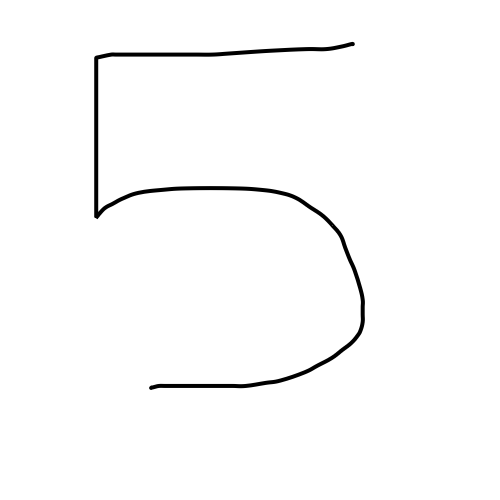
#> input picture backend/png/drawing.png, 1000 x 1000 px (shown at 1/2 size)
$ python convert.py
#> lines starting #> are read from the running program, lines starting #| are printed output that depends on the picture
from PIL import Image, ImageOps
import os

# ==========================================
# Paths
# ==========================================

BASE_DIR = os.path.dirname(__file__)

INPUT_IMAGE = os.path.join(
    BASE_DIR,
    "png",
    "drawing.png"
)

OUTPUT_HEX = os.path.join(
    BASE_DIR,
    "..",
    "ai-models",
    "output.hex"
)

OUTPUT_PREVIEW = os.path.join(
    BASE_DIR,
    "..",
    "ai-models",
    "processed.png"
)

# ==========================================
# Verify image exists
# ==========================================

if not os.path.exists(INPUT_IMAGE):
    raise FileNotFoundError(
        f"Input image not found:\n{INPUT_IMAGE}"
    )

# ==========================================
# Load image
# ==========================================

img = Image.open(INPUT_IMAGE).convert("L")

# ==========================================
# Convert black strokes to white
# MNIST expects white digit on black background
# ==========================================

img = ImageOps.invert(img)
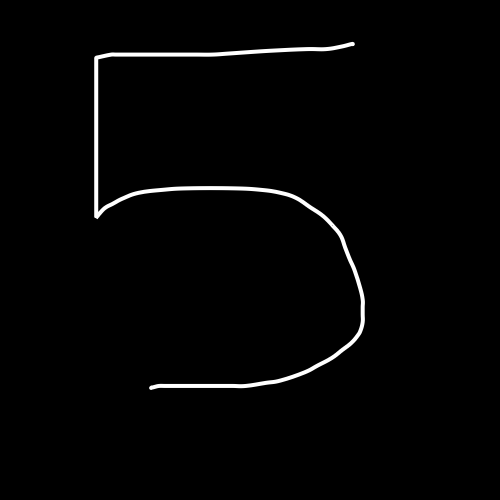
#> img: PIL image 1000x1000 L (shown at 1/2 size); min 0, max 255, mean 4.1

# ==========================================
# Find bounding box of drawing
# ==========================================

bbox = img.getbbox()
#> bbox = (188, 83, 730, 780)

if bbox is not None:
    img = img.crop(bbox)
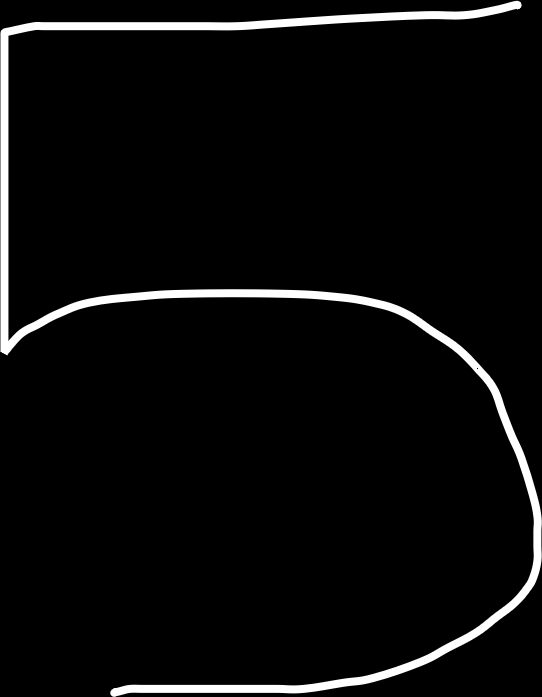
#> img: PIL image 542x697 L; min 0, max 255, mean 10.9

# ==========================================
# Resize while preserving aspect ratio
# Fit inside 20x20 region
# ==========================================

img.thumbnail((20, 20))
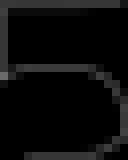
#> img: PIL image 16x20 L (shown 8 times larger); min 0, max 105, mean 11.2

# ==========================================
# Create centered 28x28 canvas
# ==========================================

canvas = Image.new(
    "L",
    (28, 28),
    0
)
#> canvas: PIL image 28x28 L; every value is 0

x_offset = (28 - img.width) // 2
#> x_offset = 6
y_offset = (28 - img.height) // 2
#> y_offset = 4

canvas.paste(
    img,
    (x_offset, y_offset)
)
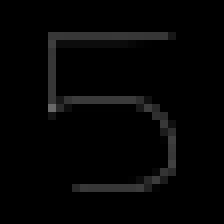
#> canvas: PIL image 28x28 L (shown 8 times larger); min 0, max 105, mean 4.6

img = canvas

# ==========================================
# Save preview image
# Useful for debugging
# ==========================================

img.save(OUTPUT_PREVIEW)

# ==========================================
# Export HEX file
# ==========================================

pixels = list(img.getdata())
#> pixels = 784 values, max 105 at index 370, min 0 at index 0, mean 4.56

with open(OUTPUT_HEX, "w") as f:

    for pixel in pixels:

        pixel = int(pixel)

        f.write(
            f"{pixel:02X}\n"
        )

# ==========================================
# Stats
# ==========================================

print("--------------------------------")
print("Image preprocessing complete")
print("--------------------------------")
print("Input :", INPUT_IMAGE)
print("Preview:", OUTPUT_PREVIEW)
print("HEX :", OUTPUT_HEX)
print("Pixels:", len(pixels))
#| Pixels: 784
print("Min :", min(pixels))
#| Min : 0
print("Max :", max(pixels))
#| Max : 105
print("--------------------------------")
